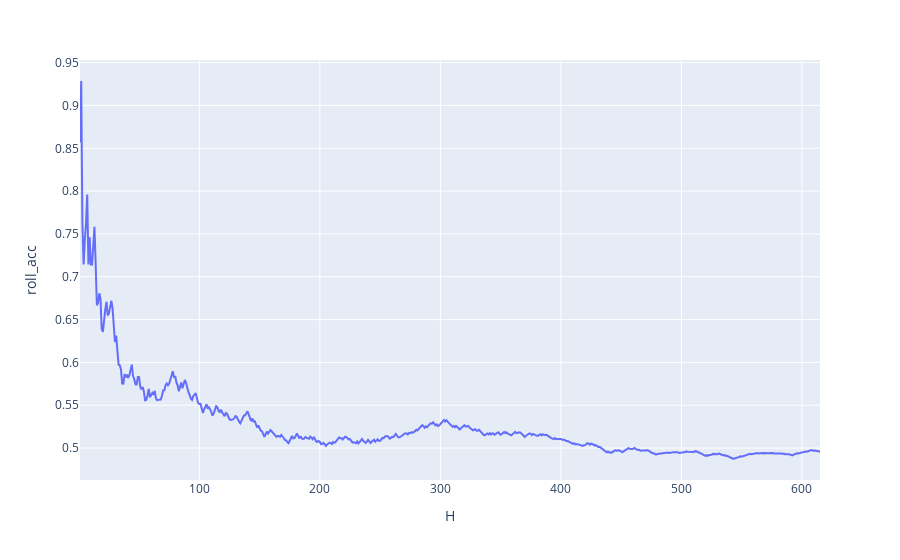

Source (notebook cell):
### Code cell
test_acc_df = yhat_test_df.groupby('date')[['y', 'yhat']].apply(lambda x : (x.y == x.yhat).mean()).to_frame('acc')
test_acc_df['roll_acc'] = test_acc_df.acc.cumsum() / (np.arange(test_acc_df.shape[0]) + 1)
test_acc_df['H'] = np.arange(test_acc_df.shape[0]) + 1
px.line(test_acc_df.reset_index(), x='H', y='roll_acc')

### Figure 1 — Plotly figure (JSON) as saved in the notebook; plotly's stock layout.template omitted (floating-point values rounded to 4 significant figures; data arrays with more than 128 entries replaced by an {"elided": "..."} marker saying what was removed)
{"data": [{"hovertemplate": "H=%{x}<br>roll_acc=%{y}<extra></extra>", "legendgroup": "", "line": {"color": "#636efa", "dash": "solid"}, "mode": "lines", "name": "", "orientation": "v", "showlegend": false, "type": "scatter", "x": {"elided": "615 int values"}, "xaxis": "x", "y": {"elided": "615 float values"}, "yaxis": "y"}], "layout": {"legend": {"tracegroupgap": 0}, "margin": {"t": 60}, "xaxis": {"anchor": "y", "domain": [0, 1], "title": {"text": "H"}}, "yaxis": {"anchor": "x", "domain": [0, 1], "title": {"text": "roll_acc"}}}}
